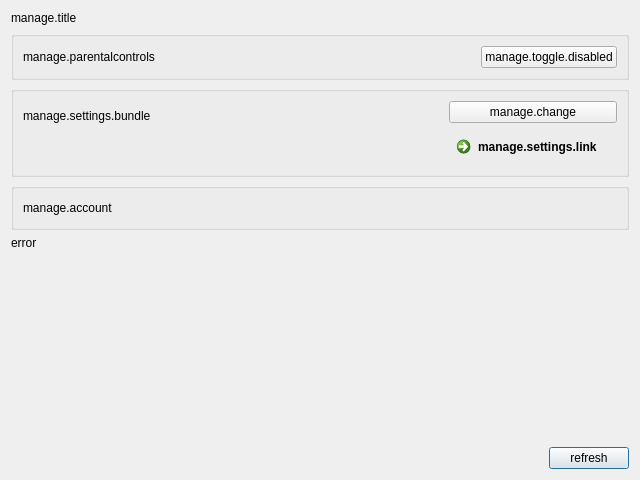
<?xml version="1.0" encoding="UTF-8"?>
<ui version="4.0">
 <class>managePage</class>
 <widget class="ManagePage" name="managePage">
  <property name="geometry">
   <rect>
    <x>0</x>
    <y>0</y>
    <width>640</width>
    <height>480</height>
   </rect>
  </property>
  <layout class="QVBoxLayout" name="verticalLayout">
   <item>
    <layout class="QHBoxLayout" name="horizontalLayout">
     <item>
      <widget class="QLabel" name="title">
       <property name="text">
        <string>manage.title</string>
       </property>
      </widget>
     </item>
    </layout>
   </item>
   <item>
    <widget class="QGroupBox" name="groupBox">
     <layout class="QHBoxLayout" name="horizontalLayout_3">
      <item>
       <widget class="QLabel" name="label_2">
        <property name="text">
         <string>manage.parentalcontrols</string>
        </property>
        <property name="class" stdset="0">
         <string>singleline bold QLabel</string>
        </property>
       </widget>
      </item>
      <item>
       <widget class="QLabel" name="lpcStatus">
        <property name="text">
         <string/>
        </property>
       </widget>
      </item>
      <item>
       <spacer name="horizontalSpacer_2">
        <property name="orientation">
         <enum>Qt::Horizontal</enum>
        </property>
        <property name="sizeHint" stdset="0">
         <size>
          <width>40</width>
          <height>20</height>
         </size>
        </property>
       </spacer>
      </item>
      <item>
       <widget class="QPushButton" name="toggleButton">
        <property name="text">
         <string>manage.toggle.disabled</string>
        </property>
       </widget>
      </item>
     </layout>
    </widget>
   </item>
   <item>
    <widget class="QGroupBox" name="groupBox_2">
     <layout class="QHBoxLayout" name="horizontalLayout_4">
      <item>
       <layout class="QVBoxLayout" name="verticalLayout_3">
        <item>
         <layout class="QHBoxLayout" name="horizontalLayout_6">
          <item>
           <widget class="QLabel" name="label_8">
            <property name="text">
             <string>manage.settings.bundle</string>
            </property>
            <property name="class" stdset="0">
             <string>bold QLabel</string>
            </property>
           </widget>
          </item>
          <item>
           <widget class="QLabel" name="bundle">
            <property name="text">
             <string/>
            </property>
           </widget>
          </item>
          <item>
           <spacer name="horizontalSpacer_3">
            <property name="orientation">
             <enum>Qt::Horizontal</enum>
            </property>
            <property name="sizeHint" stdset="0">
             <size>
              <width>40</width>
              <height>20</height>
             </size>
            </property>
           </spacer>
          </item>
         </layout>
        </item>
        <item>
         <widget class="QLabel" name="bundleDetail">
          <property name="text">
           <string/>
          </property>
         </widget>
        </item>
       </layout>
      </item>
      <item>
       <layout class="QVBoxLayout" name="verticalLayout_2">
        <item>
         <widget class="QPushButton" name="changeButton">
          <property name="text">
           <string>manage.change</string>
          </property>
         </widget>
        </item>
        <item>
         <widget class="QCommandLinkButton" name="settingsButton">
          <property name="text">
           <string>manage.settings.link</string>
          </property>
         </widget>
        </item>
       </layout>
      </item>
     </layout>
    </widget>
   </item>
   <item>
    <widget class="QGroupBox" name="groupBox_3">
     <layout class="QHBoxLayout" name="horizontalLayout_5">
      <item>
       <widget class="QLabel" name="label_4">
        <property name="text">
         <string>manage.account</string>
        </property>
        <property name="class" stdset="0">
         <string>bold QLabel</string>
        </property>
       </widget>
      </item>
      <item>
       <widget class="QLabel" name="account">
        <property name="text">
         <string/>
        </property>
       </widget>
      </item>
      <item>
       <spacer name="horizontalSpacer_5">
        <property name="orientation">
         <enum>Qt::Horizontal</enum>
        </property>
        <property name="sizeHint" stdset="0">
         <size>
          <width>40</width>
          <height>20</height>
         </size>
        </property>
       </spacer>
      </item>
     </layout>
    </widget>
   </item>
   <item>
    <widget class="QLabel" name="error">
     <property name="text">
      <string>error</string>
     </property>
     <property name="openExternalLinks">
      <bool>true</bool>
     </property>
     <property name="class" stdset="0">
      <string>error QLabel</string>
     </property>
    </widget>
   </item>
   <item>
    <spacer name="verticalSpacer">
     <property name="orientation">
      <enum>Qt::Vertical</enum>
     </property>
     <property name="sizeHint" stdset="0">
      <size>
       <width>20</width>
       <height>40</height>
      </size>
     </property>
    </spacer>
   </item>
   <item>
    <layout class="QHBoxLayout" name="horizontalLayout_2">
     <item>
      <spacer name="horizontalSpacer">
       <property name="orientation">
        <enum>Qt::Horizontal</enum>
       </property>
       <property name="sizeHint" stdset="0">
        <size>
         <width>40</width>
         <height>20</height>
        </size>
       </property>
      </spacer>
     </item>
     <item>
      <widget class="QPushButton" name="refresh">
       <property name="text">
        <string>refresh</string>
       </property>
       <property name="autoDefault">
        <bool>true</bool>
       </property>
       <property name="default">
        <bool>true</bool>
       </property>
      </widget>
     </item>
    </layout>
   </item>
  </layout>
 </widget>
 <customwidgets>
  <customwidget>
   <class>ManagePage</class>
   <extends>QWidget</extends>
   <header>managepage.h</header>
   <container>1</container>
  </customwidget>
 </customwidgets>
 <resources/>
 <connections>
  <connection>
   <sender>refresh</sender>
   <signal>clicked()</signal>
   <receiver>managePage</receiver>
   <slot>gotoMainPage()</slot>
   <hints>
    <hint type="sourcelabel">
     <x>592</x>
     <y>458</y>
    </hint>
    <hint type="destinationlabel">
     <x>319</x>
     <y>239</y>
    </hint>
   </hints>
  </connection>
  <connection>
   <sender>toggleButton</sender>
   <signal>clicked()</signal>
   <receiver>managePage</receiver>
   <slot>toggleLPC()</slot>
   <hints>
    <hint type="sourcelabel">
     <x>550</x>
     <y>50</y>
    </hint>
    <hint type="destinationlabel">
     <x>319</x>
     <y>239</y>
    </hint>
   </hints>
  </connection>
  <connection>
   <sender>settingsButton</sender>
   <signal>clicked()</signal>
   <receiver>managePage</receiver>
   <slot>changeCustomSettings()</slot>
   <hints>
    <hint type="sourcelabel">
     <x>533</x>
     <y>137</y>
    </hint>
    <hint type="destinationlabel">
     <x>319</x>
     <y>239</y>
    </hint>
   </hints>
  </connection>
  <connection>
   <sender>changeButton</sender>
   <signal>clicked()</signal>
   <receiver>managePage</receiver>
   <slot>changeSettings()</slot>
   <hints>
    <hint type="sourcelabel">
     <x>533</x>
     <y>100</y>
    </hint>
    <hint type="destinationlabel">
     <x>319</x>
     <y>239</y>
    </hint>
   </hints>
  </connection>
 </connections>
</ui>
